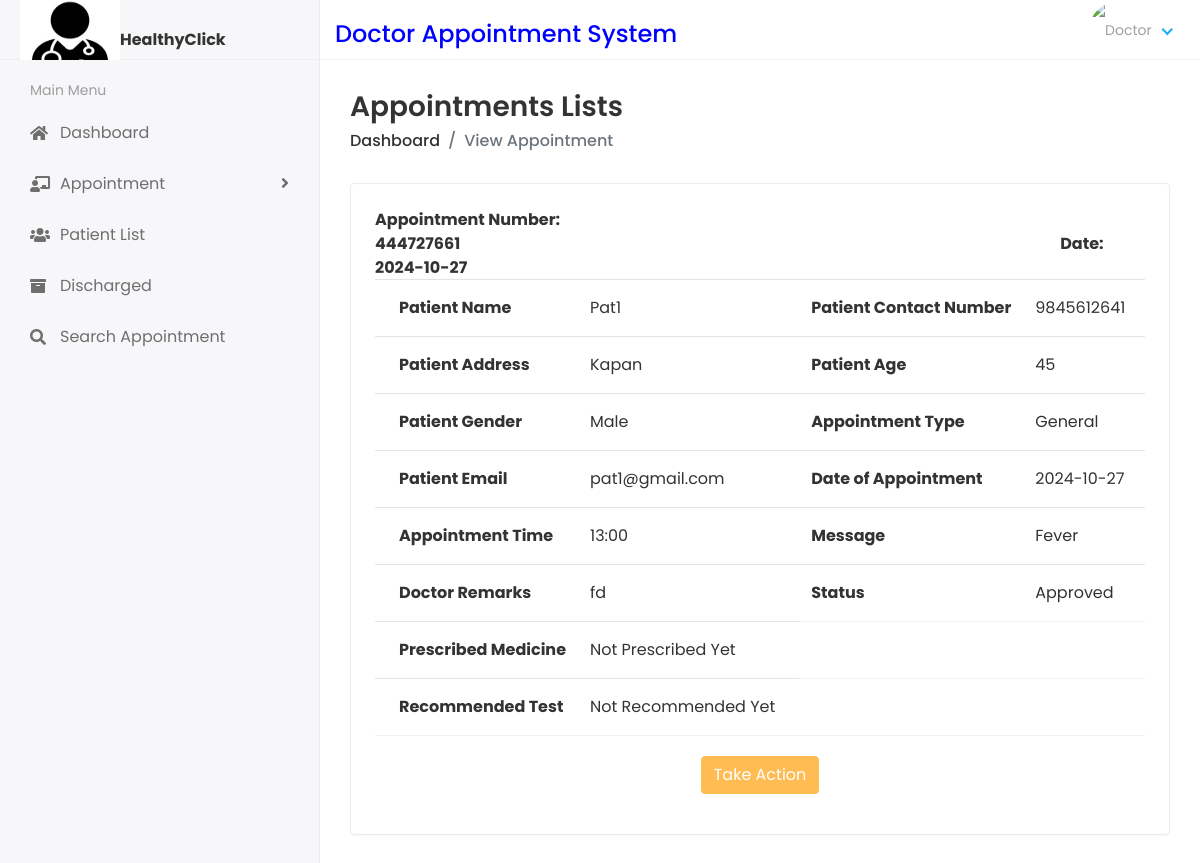
Page /DoctorAppointmentList/62 on the committed database.
### dasapp/models.py (models this page shows, shortened)
class Appointment(models.Model):
    appointmentnumber = models.IntegerField(default=0)
    fullname = models.CharField(max_length=250)
    mobilenumber = models.CharField(max_length=11)
    email = models.EmailField(max_length=100)
    address = models.CharField(max_length=200)
    age = models.IntegerField(default=0)
    gender = models.CharField(max_length=100)
    appointmenttype = models.CharField(max_length=100)
    date_of_appointment = models.CharField(max_length=250)
    time_of_appointment = models.CharField(max_length=250)
    doctor_id = models.ForeignKey(DoctorReg, on_delete=models.CASCADE)
    additional_msg = models.TextField(blank=True)
    remark = models.CharField(max_length=250, default=0)
    status = models.CharField(default=0, max_length=200)
    prescription = models.TextField(blank=True, default=0)
    recommendedtest = models.TextField(blank=True, default=0)
    created_at = models.DateTimeField(auto_now_add=True)
    updated_at = models.DateTimeField(auto_now=True)

### docappsystem/docviews.py (the view)
def DoctorAppointmentList(request, id):
    patientdetails = Appointment.objects.filter(id=id)
    context = {"patientdetails": patientdetails}
    return render(request, "doc/doctor_appointment_list_details.html", context)

### templates/doc/doctor_appointment_list_details.html (shortened to what this page needs)
{% extends 'base.html' %}
{% block content %}
<div class="content container-fluid">
    <div class="page-header">
    <div class="row align-items-center">
    <div class="col">
    <h3 class="page-title">Appointments Lists</h3>
    <ul class="breadcrumb">
    <li class="breadcrumb-item"><a href="{% url 'doctor_home' %}">Dashboard</a></li>
    <li class="breadcrumb-item active">View Appointment</li>
    </ul>
    </div>
    </div>
    </div>
    <div class="row">
    <div class="col-sm-12">
    <div class="card card-table">
    <div class="card-body">
    <div class="table-responsive">
    <table class="table table-hover table-center mb-0 datatable">
      {% for i in patientdetails %}
      <tr><strong style="font-size: medium;text-align: center;">Appointment Number: {{i.appointmentnumber}}</strong> <strong style="padding-left: 600px;">Date: {{i.date_of_appointment}}</strong></tr>
      <tr>
            <th>Patient Name</th>
            <td>{{i.fullname}}</td>
            <th>Patient Contact Number</th>
            <td>{{i.mobilenumber}}</td>
          </tr>
          <tr>
            <tr>
              <th>Patient Address</th>
              <td>{{i.address}}</td>
              <th>Patient Age</th>
              <td>{{i.age}}</td>
            </tr>
            <tr>
              <th>Patient Gender</th>
              <td>{{i.gender}}</td>
              <th>Appointment Type</th>
              <td>{{i.appointmenttype}}</td>
            </tr>
            <th>Patient Email</th>
            <td>{{i.email}}</td>
            <th>Date of Appointment</th>
            <td>{{i.date_of_appointment}}</td>
          </tr>
          <tr>
            <th>Appointment Time</th>
            <td>{{i.time_of_appointment}}</td>
            <th>Message</th>
            <td>{{i.additional_msg}}</td>
          </tr>
          <tr>
            {% if i.status == '0' %}
            <th>Doctor Remarks</th>
            <td>Not Updatet Yet</td>
            {% else %}
            <tr>
            <th>Doctor Remarks</th>
            <td>{{ i.remark }}</td>{% endif %}
              {% if i.status == '0' %}
              <th>Staus</th>
              <td>Not Updatet Yet</td>
              {% else %}
              <th>Status</th>
              <td>{{ i.status}}</td> {% endif %}
              </tr>
              <tr>
                  {% if i.status == 'Completed' %}
                  <th>Prescribed Medicine</th>
                  <td>{{ i.prescription}}</td>
                  {% else %}
                  <th>Prescribed Medicine</th>
                  <td>Not Prescribed Yet</td> {% endif %}
                  </tr>
                  <tr>
                    {% if i.status == 'Completed' %}
                    <th>Recommended Test</th>
                    <td>{{ i.recommendedtest}}</td>
                    {% else %}
                    <th>Recommended Test</th>
                    <td>Not Recommended Yet</td> {% endif %}
                    </tr>
    </table>
    {% if i.status == 'Approved' %}
              </div>
              <p align="center"  style="padding-top: 20px">
                <button class="btn btn-primary waves-effect waves-light w-lg" data-toggle="modal" data-target="#myModal">Take Action</button></p>{% endif %}
                          {% endfor %}
                        </div>
    </div>
    </div>
    </div>
    </div>
    </div>
    </div>
{% endblock %}

### static/assets/css/style.css (style rules this page uses)
html { height: 100%; }
body { background-color: #fff; color: #333; font-family: 'Poppins', sans-serif; font-size: 1rem; height: 100%; line-height: 1.5; overflow-x: hidden; }
h1, h2, h3, h4, h5, h6 { font-family: 'Poppins', sans-serif; margin-top: 0; }
a { color: #009ce7; }
input, button, a { transition: all 0.4s ease; -moz-transition: all 0.4s ease; -o-transition: all 0.4s ease; -ms-transition: all 0.4s ease; -webkit-transition: all 0.4s ease; }
input, input:focus, button, button:focus { outline: none; }
ul, ol { padding: 0px; list-style: none; }
.table { color: #333; max-width: 100%; margin-bottom: 0; width: 100%; }
.table.no-border > tbody > tr > td, .table > tbody > tr > th, .table.no-border > tfoot > tr > td, .table.no-border > tfoot > tr > th, .table.no-border > thead > tr > td, .table.no-border > thead > tr > th { border-top: 0; padding: 10px 8px; }
.table tbody tr { border-bottom: 1px solid rgba(0, 0, 0, 0.05); }
.table.table-center td, .table.table-center th { vertical-align: middle; }
.card-table .card-body .table tr td:first-child, .card-table .card-body .table tr th:first-child { padding-left: 1.5rem; }
.card-table .card-body .table tr td:last-child, .card-table .card-body .table tr th:last-child { padding-right: 1.5rem; }
.card-table .table td, .card-table .table th { border-top: 1px solid #e2e5e8; padding: 1rem 0.75rem; white-space: nowrap; }
.btn-primary { background-color: #FFBC53; border: 1px solid #FFBC53; }
.card { border: 1px solid #ececf5; box-shadow: 0 1px 3px 0 rgba(0, 0, 0, 0.03); margin-bottom: 1.875rem; }
.card-body { padding: 1.5rem; }
.page-wrapper > .content { padding: 1.875rem 1.875rem 0; }
.page-header { margin-bottom: 1.875rem; }
.page-header .breadcrumb { background-color: transparent; color: #6c757d; font-size: 1rem; font-weight: 500; margin-bottom: 0; padding: 0; }
.page-header .breadcrumb a { color: #333; }
.page-title { font-size: 28px; font-weight: 600; color: #333; margin-bottom: 5px; }

### rows in the picture
Appointment: appointmentnumber "444727661", date_of_appointment "2024-10-27", fullname "Pat1", mobilenumber "9845612641", address "Kapan", age "45", gender "Male", appointmenttype "General", email "pat1@gmail.com", time_of_appointment "13:00", additional_msg "Fever", remark "fd", status "Approved", shows "Prescribed Medicine", shows "Recommended Test", shows "Take Action"
